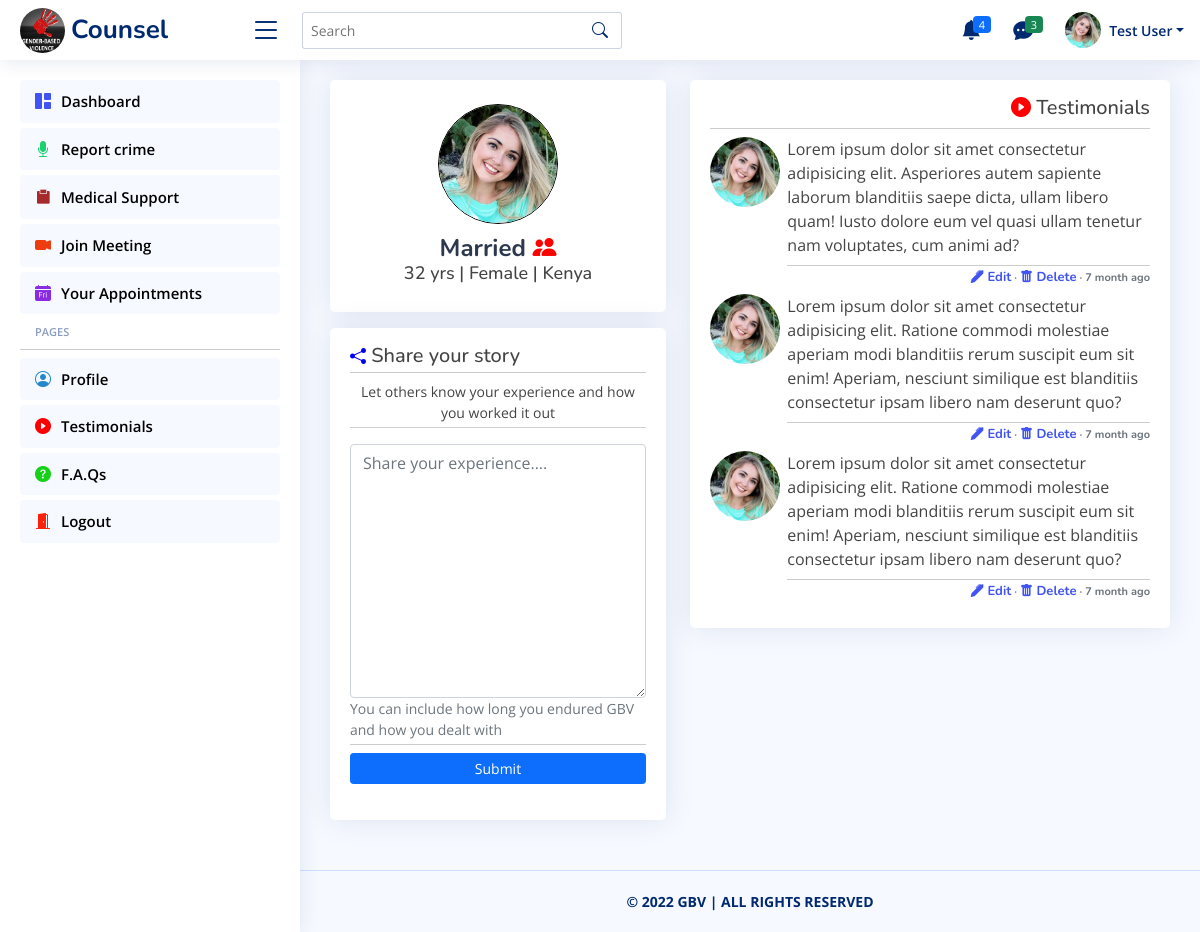
/testimonials/share-your-experience/ (signed in), run on the app's committed database.
### users/models.py (models this page shows, shortened)
class UserProfile(models.Model):
    id = models.CharField(primary_key=True, unique=True, max_length=12, editable=False)
    reg_user = models.OneToOneField(User, on_delete=models.CASCADE, editable=False)
    profile_pic = models.ImageField(upload_to='UserDps/', default='default.jpg')
    gender = models.CharField(max_length=10, blank=False)
    location = models.CharField(max_length=50, blank=False)
    dob = models.DateField(null=True)
    age = models.PositiveIntegerField(default=0)
    phone_no = models.CharField(max_length=15, blank=False)
    marital_status = models.CharField(max_length=15, blank=False)
    created = models.DateTimeField(auto_now_add=True)
    edited = models.DateTimeField(auto_now=True)
    class Meta:
        verbose_name_plural = 'User Profiles'
        ordering = ['reg_user']

class YourStory(models.Model):
    victim = models.ForeignKey(UserProfile, on_delete=models.CASCADE)
    experience = models.TextField(blank=False)
    created = models.DateTimeField(auto_now_add=True)
    edited = models.DateTimeField(auto_now=True)
    class Meta:
        verbose_name_plural = 'Experiences'
        ordering = ['victim', 'created']

### users/views.py (the view, shortened to what this page needs)
# urls.py: path('testimonials/share-your-experience/', views.testimonials_view, name='testimonials'),
@login_required(login_url='user_login')
def testimonials_view(request):
    form = ShareExperienceForm()
    testimonials = YourStory.objects.filter(victim__location__contains=request.user.userprofile.location).all()
    context = {'form': form, 'testimonials': testimonials}
    return render(request, 'users/testimonials.html', context)

### users/forms.py
class ShareExperienceForm(forms.ModelForm):
    experience = forms.CharField(widget=forms.Textarea(attrs={'placeholder': 'Share your experience....'}), label='', required=True, help_text='You can include how long you endured GBV and how you dealt with')
    class Meta:
        model = YourStory
        fields = ['experience']

### users/templates/users/testimonials.html (shortened to what this page needs)
{% extends 'users/base.html' %}{% block title %}Testimonials{% endblock %}
{% load crispy_forms_tags %}
    {% block content %}
    <main class="main" id="main">
        <section class="section profile">
            <div class="row">
                <div class="col-xl-5">
                    <div class="card mb-3">
                        <div class="card-body pt-4 profile-card d-flex flex-column align-items-center">
                            <img src="{{user.userprofile.profile_pic.url}}" alt="Profile" class="rounded-circle" style="border: 1px solid black">
							<h2 class="text-center">{{user.userprofile.marital_status}} {% if user.userprofile.marital_status == 'Dating' %}<i class="bi bi-heart-fill" style="color: rgb(190, 19, 19)"></i>{% elif user.userprofile.marital_status == 'Engaged' %}<i class="bi bi-bookmark-heart-fill" style="color: rgb(192, 22, 22)"></i>{% elif user.userprofile.marital_status == 'Married' %}<i class="bi bi-people-fill" style="color: red"></i>{% endif %}</h2>
							<h3 class="text-center">{{user.userprofile.age|default:"Age"}} yrs | {{user.userprofile.gender|default:"Gender"}} | {{user.userprofile.location|default:"Location"}}</h3>
                        </div>
                    </div>
                    <div class="card">
                        <div class="card-body pt-3">
                            <div class="row">
                                <div class="col-sm-12">
                                    <h5 class="mb-1"><i class="bi bi-share-fill" style="color: blue; font-size: 16px;"></i> Share your story</h5><hr class="dropdown-divider mt-1">
                                </div>
                                <div class="col-md-12">
                                    <form action="" method="post">
                                        <div class="row">
                                            <div class="col-md-12 text-center">
                                                <small>Let others know your experience and how you worked it out<hr class="mt-1"></small>
                                            </div>
                                        </div>
                                        <div class="row">
                                            <div class="col-md-12">
                                                {% include 'messages.html' %}{{form|crispy}}
                                            </div>
                                        </div>
                                        <div class="row">
                                            <div class="col-md-12 d-grid">
                                                <hr class="dropdown-divider mt-1"><button type="submit" class="btn btn-primary btn-sm">Submit</button>
                                            </div>
                                        </div>
                                    </form>
                                </div>
                            </div>
                        </div>
                    </div>
                </div>
                <div class="col-xl-7">
                    <div class="card">
                        <div class="card-body pt-3">
                            <div class="row">
                                <div class="col-sm-12">
                                    <h5 class="text-end"><i class="bi bi-play-circle-fill" style="color: red;"></i> Testimonials</h5><hr class="dropdown-divider">
                                </div>
                            </div>
                            {% for test in testimonials reversed %}
                            <div class="row">
                                <div class="col-md-2">
                                    <img src="{{test.victim.profile_pic.url}}" class="rounded-circle" height="70px" width="70px" alt="img">
                                </div>
                                <div class="col-md-10">
                                    <p class="mb-1">
                                        {{test.experience}}
                                    </p><hr class="dropdown-divider mb-1">
                                    <h6 class="form-text text-muted fw-bold text-end" style="font-size: 11px;">
                                        <a href="" class="fw-bold text-end" style="font-size: 13px;"><i class="bi bi-pen-fill"></i> Edit</a> &centerdot;
                                        <a href="" class="fw-bold text-end" style="font-size: 13px;"><i class="bi bi-trash-fill"></i> Delete</a> &centerdot;
                                        {{test.created|timesince|slice:":7"}} ago
                                    </h6>
                                </div>
                            </div>
                            {% endfor %}
                        </div>
                    </div>
                </div>
            </div>
        </section>
    </main>
    {% endblock %}

### users/templates/users/base.html (shortened to what this page needs)
{% load static %}
    <link href="{% static 'bootstrap/css/bootstrap.min.css' %}" rel="stylesheet">
    <link href="{% static 'bootstrap-icons/bootstrap-icons.css' %}" rel="stylesheet">
    <link href="{% static 'remixicon/remixicon.css' %}" rel="stylesheet">
    <link href="{% static 'style.css' %}" rel="stylesheet">
    <header id="header" class="header fixed-top d-flex align-items-center">
        <div class="d-flex align-items-center justify-content-between">
            {% if user.is_authenticated %}<a href="{% url 'user_homepage' %}" class="logo d-flex align-items-center">
                <img src="{% static 'logo.jpg' %}" class="rounded-circle"  alt="logo">
                <span class="d-none d-lg-block">Counsel</span>
            </a>{% else %}<a href="{% url 'user_login' %}" class="logo d-flex align-items-center"><img src="{% static 'logo.jpg' %}" class="rounded-circle" alt="logo"><span class="d-none d-lg-block">Counsel</span></a>{% endif %}
            {% if user.is_authenticated %}<i class="bi bi-list toggle-sidebar-btn"></i>{% endif %}
        </div>
        {% if user.is_authenticated %}
        <div class="search-bar">
            <form class="search-form d-flex align-items-center mt-3" method="GET" action="#">
                <input type="text" name="query" placeholder="Search" title="Enter search keyword">
                <button type="submit" title="Search"><i class="bi bi-search"></i></button>
            </form>
        </div>
        <nav class="header-nav ms-auto">
            <ul class="d-flex align-items-center">
                <li class="nav-item dropdown">
                    <a class="nav-link nav-icon" href="#" data-bs-toggle="dropdown">
                        <i class="bi bi-bell-fill"></i>
                        <span class="badge bg-primary badge-number">4</span>
                    </a>
                </li>
                <li class="nav-item dropdown">
                    <a class="nav-link nav-icon" href="#" data-bs-toggle="dropdown">
                        <i class="bi bi-chat-dots-fill"></i>
                        <span class="badge bg-success badge-number">3</span>
                    </a>
                </li>
                <li class="nav-item dropdown pe-3">
                    <a class="nav-link nav-profile d-flex align-items-center pe-0" href="#" data-bs-toggle="dropdown">
                        <img src="{{user.userprofile.profile_pic.url}}" alt="Profile" class="rounded-circle">
                        <span class="d-none d-md-block dropdown-toggle ps-2">{{user.userprofile.reg_user|title}}</span>
                    </a>
                </li>
            </ul>
        </nav>
        {% endif %}
    </header>
    {% if user.is_authenticated %}
    <aside id="sidebar" class="sidebar">
        <ul class="sidebar-nav" id="sidebar-nav">
            <li class="nav-item">
                <a class="nav-link" href="{% url 'user_homepage' %}">
                    <i class="bi bi-grid-1x2-fill"></i>
                    <span>Dashboard</span>
                </a>
            </li>
            <li class="nav-item">
                <a class="nav-link" href="">
                    <i class="bi bi-mic-fill"></i><span>Report crime</span>
                </a>
            </li>
            <li class="nav-item">
                <a class="nav-link" href="{% url 'medic' %}">
                    <i class="ri-clipboard-fill"></i><span>Medical Support</span>
                </a>
            </li>
            <li class="nav-item">
                <a class="nav-link" href="{% url 'meeting' %}">
                    <i class="bi bi-camera-video-fill"></i><span>Join Meeting</span>
                </a>
            </li>
            <li class="nav-item">
                <a class="nav-link" href="{% url 'user_sessions' %}">
                    <i class="bi bi-calendar-day-fill"></i><span>Your Appointments</span>
                </a>
            </li>
            <li class="nav-heading">Pages</li><hr class="dropdown-divider">
            <li class="nav-item">
                <a class="nav-link" href="{% url 'user_profile' %}">
                    <i class="bi bi-person-circle"></i>
                    <span>Profile</span>
                </a>
            </li>
            <li class="nav-item">
                <a class="nav-link" href="{% url 'testimonials' %}">
                    <i class="bi bi-play-circle-fill"></i>
                    <span>Testimonials</span>
                </a>
            </li>
            <li class="nav-item">
                <a class="nav-link" href="{% url 'faq' %}">
                    <i class="bi bi-question-circle-fill"></i>
                    <span>F.A.Qs</span>
                </a>
            </li>
            <li class="nav-item">
                <a class="nav-link" href="{% url 'logout_user' %}">
                    <i class="bi bi-door-open-fill"></i>
                    <span>Logout</span>
                </a>
            </li>
        </ul>
    </aside>
    {% endif %}
    {% block content %}
    {% endblock %}
    {% if user.is_authenticated %}
    <footer id="footer" class="footer">
        <div class="copyright">
            <strong>&copy; 2022 <span>GBV</span> | ALL RIGHTS RESERVED</strong>
        </div>
    </footer>
    {% else %}
    <footer class="footer">
        <div class="copyright">
            <strong>&copy; 2022 <span>GBV</span> | ALL RIGHTS RESERVED</strong>
        </div>
    </footer>
    {% endif %}

### static/css/style.css (style rules this page uses)
a { color: #4154f1; text-decoration: none; }
h1, h2, h3, h4, h5, h6 { font-family: "Nunito", sans-serif; }
#main { margin-top: 60px; padding: 20px 30px; transition: all 0.3s; }
.card { margin-bottom: 30px; border: none; border-radius: 5px; box-shadow: 0px 0 30px rgba(1, 41, 112, 0.1); }
.card-body { padding: 0 20px 20px 20px; }
.logo { line-height: 1; }
@media (min-width: 1200px) { .logo { width: 220px; } }
.logo img { height: 45px; width: 45px; margin-right: 6px; }
.logo span { font-size: 26px; font-weight: 700; color: #012970; font-family: "Nunito", sans-serif; }
.header { transition: all 0.5s; z-index: 997; height: 60px; box-shadow: 0px 2px 20px rgba(1, 41, 112, 0.1); background-color: #fff; padding-left: 20px; }
.header .toggle-sidebar-btn { font-size: 32px; padding-left: 10px; cursor: pointer; color: #012970; }
.header .search-bar { min-width: 360px; padding: 0 20px; }
.header .search-form { width: 100%; }
.header .search-form input { border: 0; font-size: 14px; color: #012970; border: 1px solid rgba(1, 41, 112, 0.2); padding: 7px 38px 7px 8px; border-radius: 3px; transition: 0.3s; width: 100%; }
.header .search-form button { border: 0; padding: 0; margin-left: -30px; background: none; }
.header .search-form button i { color: #012970; }
.header-nav ul { list-style: none; }
.header-nav > ul { margin: 0; padding: 0; }
.header-nav .nav-icon { font-size: 20px; color: #012970; }
.header-nav .nav-profile { color: #012970; }
.header-nav .nav-profile img { max-height: 36px; }
.header-nav .nav-profile span { font-size: 14px; font-weight: 600; }
.header-nav .badge-number { position: absolute; inset: 4px 6px auto auto; font-weight: normal; font-size: 11px; padding: 3px 6px; }
.sidebar { position: fixed; top: 60px; left: 0; bottom: 0; width: 300px; z-index: 996; transition: all 0.3s; padding: 20px; overflow-y: auto; scrollbar-width: thin; scrollbar-color: #aab7cf transparent; box-shadow: 0px 0px 20px rgba(1, 41, 112, 0.1); background-color: #fff; }
@media (min-width: 1200px) { #main, #footer { margin-left: 300px; } }
.sidebar-nav { padding: 0; margin: 0; list-style: none; }
.sidebar-nav li { padding: 0; margin: 0; list-style: none; }
.sidebar-nav .nav-item { margin-bottom: 5px; }
.sidebar-nav .nav-heading { font-size: 11px; text-transform: uppercase; color: #899bbd; font-weight: 600; margin: 10px 0 5px 15px; }
.sidebar-nav .nav-link { display: flex; align-items: center; font-size: 15px; font-weight: 600; color: black; transition: 0.3; background: #f6f9ff; padding: 10px 15px; border-radius: 4px; }
.sidebar-nav .nav-link i { font-size: 16px; margin-right: 10px; color: #4154f1; }
.sidebar-nav .nav-link .bi-mic-fill { color: #18d26e; }
.sidebar-nav .nav-link .ri-clipboard-fill { color: brown; }
.sidebar-nav .nav-link .bi-camera-video-fill { color: #ed3c0d }
.sidebar-nav .nav-link .bi-calendar-day-fill { color: blueviolet; }
.sidebar-nav .nav-link .bi-person-circle { color: #2487ce; }
.sidebar-nav .nav-link .bi-play-circle-fill { color: red; }
.sidebar-nav .nav-link .bi-question-circle-fill { color: rgb(22, 209, 22); }
.sidebar-nav .nav-link .bi-door-open-fill { color: rgb(252, 34, 10); }
.profile .profile-card img { height: 120px; width: 120px; }
.profile .profile-card h2 { font-size: 24px; font-weight: 700; color: #2c384e; margin: 10px 0 0 0; }
.profile .profile-card h3 { font-size: 18px; }
.footer { padding: 20px 0; font-size: 14px; transition: all 0.3s; border-top: 1px solid #cddfff; }
.footer .copyright { text-align: center; color: #012970; }

### data on the page
YourStory: victim.profile_pic (picture), experience "Lorem ipsum dolor sit amet consectetur adipisicing elit. Asperiores autem sapiente laborum blanditiis saepe dicta, ullam libero quam! Iusto dolore eum vel quasi ullam tenetur nam voluptates, cum animi ad?", created "7 month"
YourStory: victim.profile_pic (picture), experience "Lorem ipsum dolor sit amet consectetur adipisicing elit. Ratione commodi molestiae aperiam modi blanditiis rerum suscipit eum sit enim! Aperiam, nesciunt similique est blanditiis consectetur ipsam libero nam deserunt quo?", created "7 month"
YourStory: victim.profile_pic (picture), experience "Lorem ipsum dolor sit amet consectetur adipisicing elit. Ratione commodi molestiae aperiam modi blanditiis rerum suscipit eum sit enim! Aperiam, nesciunt similique est blanditiis consectetur ipsam libero nam deserunt quo?", created "7 month"

### other printed values
{{ user.userprofile.reg_user|title }} "Test User"
{{ user.userprofile.marital_status }} "Married"
{{ user.userprofile.age|default:"Age" }} "32"
{{ user.userprofile.gender|default:"Gender" }} "Female"
{{ user.userprofile.location|default:"Location" }} "Kenya"
